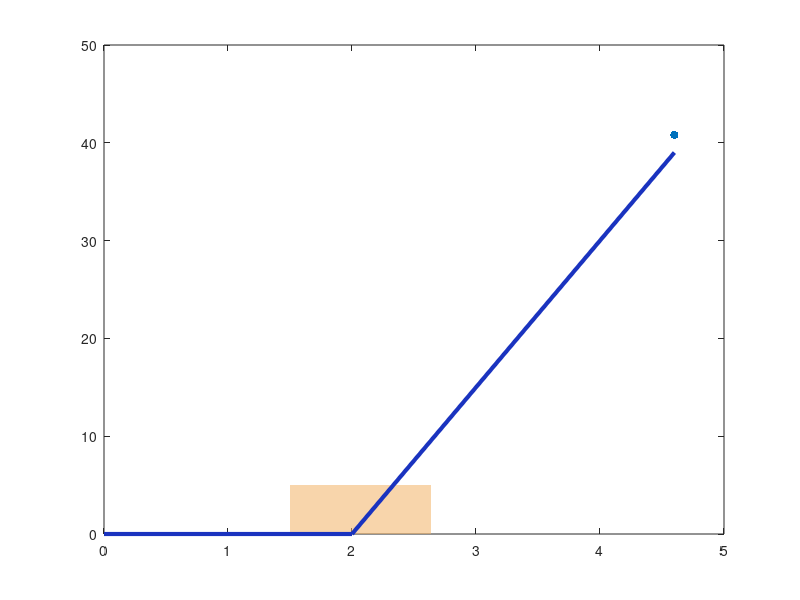

Write the MATLAB code that produced this figure. (Note: this script raises an error after producing the figure.)
%% plot_ATM_Xe_isotope.m
% Reproduces the atmospheric Xe isotope evolution figure
% (analogous to Extended Data Fig. 1 in Avice et al. 2025)
%
% Data source: ATM_Xe_isotope_table.xlsx
% Columns used: age_lower, age_upper (Ga), δXe_air (‰·u⁻¹), ± δXe_air (1σ)
%
% Usage: run this script directly in MATLAB (no toolboxes required)

clear; clc; close all;

%% ── 1. DATA ──────────────────────────────────────────────────────────────
% Each row: [age_lower  age_upper  dXe  dXe_1sigma  group_id]
% group_id maps to colour/marker (see legend below)
% age is plotted as midpoint; horizontal error bar spans [age_lower, age_upper]

% Group IDs
%  1 = Srinivasan (1976)
%  2 = Pujol et al. (2009)
%  3 = Pujol et al. (2013)
%  4 = Pujol et al. (2011)
%  5 = Avice et al. (2017/2018)
%  6 = Holland et al. (2013)   → box (age range × dXe range)
%  7 = Avice et al. (2025)

data = [
%  age_lo  age_hi   dXe    1sigma  grp
   3.390   3.570   21.00   3.00     2;  % Pujol 2009
   3.500   3.500   13.70   0.00     1;  % Srinivasan 1976 (no error)
   2.700   3.500   15.00   5.00     3;  % Pujol 2013
   2.800   3.200   10.00   5.00     4;  % Pujol 2011
   3.250   3.350   12.90   1.20     5;  % Avice 2018 Barberton
   2.700   2.700   13.00   1.20     5;  % Avice 2018 Fortescue
   2.400   2.700    3.80   2.50     5;  % Avice 2018 Quetico
   2.450   2.450    6.60   1.50     5;  % Avice 2018 Vetreny
   2.000   2.600    5.80   1.50     5;  % Avice 2018 Isua
   1.900   2.100    1.80   2.20     5;  % Avice 2018 Carnaiba
   2.030   2.170    2.60   2.10     5;  % Avice 2018 Gaoua
   1.700   1.700    0.32   0.78     5;  % Avice 2018 Caramal
   0.520   0.540    1.50   1.60     5;  % Avice 2018 Avranches
   0.403   0.405    0.10   1.90     5;  % Avice 2018 Rhynie
   % Avice 2025 new data
   1.802   2.428   -0.30   1.20     8;  % 2025-ref16 Ongeluk fm: Ardoin, 2022;
   2.439   2.503   -2.00   0.90     8;  % 2025-ref16 FD1A: Ardoin, 2022
   2.427   2.443    0.70   1.50     8;  % 2025-ref16 FD3A: Ardoin, 2022
   2.600   2.700    3.40   0.50     7;  % 2025-ref15 DM4: Almayrac 2021
   2.600   2.900   11.00   2.10     7;  % 2025-ref15 Z10/6: Almayrac 2021
   3.300   3.300   10.30   0.50     9;  % 2025-ref17 Barberton re-analysis A: Broadley, 2022
   3.300   3.300   11.30   0.65     9;  % 2025-ref17 Barberton re-analysis B: Broadley, 2022
   3.390   3.570   19.10   1.80     10;  % Avice 2025 North Pole reanalysis
];

% initial atmosphere composition
U_Xe = [4.6, 40.8];

% Holland et al. (2013) – fluid inclusions: shown as a shaded rectangle
% age range: ~1.5–2.64 Ga  |  dXe range: 0–5 ‰·u⁻¹  (box as in original)
holland_age  = [1.50, 2.64];   % Ga
holland_dXe  = [0.00, 5.00];   % ‰·u⁻¹

%% ── 2. COLOURS & MARKERS ─────────────────────────────────────────────────
% Matching the original figure palette
clr = [ ...
    0.55  0.10  0.10;   % 1 Srinivasan  – dark red diamond
    0.85  0.15  0.15;   % 2 Pujol 2009  – red circle
    0.55  0.60  0.10;   % 3 Pujol 2013  – olive circle
    0.25  0.75  0.85;   % 4 Pujol 2011  – cyan circle
    0.25  0.80  0.50;   % 5 Avice 2017/2018 – green circle
    0.95  0.70  0.40;   % 6 Holland 2013 – orange (box only)
    0.20  0.40  0.75;   % 7 Almayrac 2021  – blue circle
    0.60  0.30  0.70;   % 8 Ardoin, 2022 – Deep Purple
    0.90  0.40  0.70;   % 9 Broadley, 2022 – Magenta/Pink
    0.40  0.40  0.40;   % 10 Avice 2025 – Dark Grey
];

mkr = {'d','o','o','o','o','s','o','o','o','o'};  % marker shapes

%% ── 3. MODEL LINE ────────────────────────────────────────────────────────
% Linear decrease from 39 ‰·u⁻¹ at 4.0 Ga → 0 at 2.0 Ga, then 0
t_model = [4.6, 2.0, 0.0];
d_model = [39,  0,   0 ];


%% ── 4. PLOT ──────────────────────────────────────────────────────────────
% fig = figure('Color','w','Units','centimeters','Position',[3 3 16 13]);
fig = figure('color','white','Units','centimeters','Position',[2 5 17.8 12]);

ax  = axes('Parent',fig);
hold(ax,'on'); box(ax,'on');


% ── Holland box (behind everything) ──────────────────────────────────────
fill(ax, ...
    [holland_age(1), holland_age(2), holland_age(2), holland_age(1)], ...
    [holland_dXe(1), holland_dXe(1), holland_dXe(2), holland_dXe(2)], ...
    clr(6,:), 'FaceAlpha', 0.55, 'EdgeColor', 'none');

% ── Model line ────────────────────────────────────────────────────────────
hMod = plot(ax, t_model, d_model, '-', ...
    'Color', [0.10 0.20 0.75], 'LineWidth', 3.0);

% ── Initial composition ──
hini = scatter (ax, U_Xe(1),U_Xe(2),'red','filled');


% ── Data points with error bars ───────────────────────────────────────────
hLeg = gobjects(10,1);   % one handle per group for legend

for g = 1:10
    idx = data(:,5) == g;
    if ~any(idx), continue; end
    d_sub = data(idx,:);

    age_mid = 0.5*(d_sub(:,1) + d_sub(:,2));
    age_lo  = age_mid - d_sub(:,1);          % left  error
    age_hi  = d_sub(:,2) - age_mid;          % right error
    dXe     = d_sub(:,3);
    dXe_err = d_sub(:,4);

    % error bars (2σ shown, matching figure style)
    errorbar(ax, age_mid, dXe, 2*dXe_err, 2*dXe_err, age_lo, age_hi, ...
        'LineStyle','none', ...
        'Color', clr(g,:), ...
        'CapSize', 4, 'LineWidth', 1.0);

    % markers
    hLeg(g) = plot(ax, age_mid, dXe, mkr{g}, ...
        'MarkerFaceColor', clr(g,:), ...
        'MarkerEdgeColor', clr(g,:)*0.7, ...
        'MarkerSize', 8);
end

% Holland placeholder handle for legend
hHolland = fill(ax, nan, nan, clr(6,:), 'FaceAlpha', 0.55, 'EdgeColor','none');

%% ── 5. AXES FORMATTING ───────────────────────────────────────────────────
set(ax, ...
    'XDir',  'reverse', ...        % time axis: past on left, present on right
    'XLim',  [0, 4.6], ...
    'YLim',  [-5, 42], ...
    'XTick', 0:1:4, ...
    'YTick', 0:10:40, ...
    'FontName', 'Helvetica', ...
    'FontSize', 11, ...
    'TickDir', 'out', ...
    'LineWidth', 0.8);

xlabel(ax, 'time (Gyr ago)', 'FontSize', 12, 'FontName', 'Helvetica');
ylabel(ax, '\deltaXe_{atm} (per mil AMU^{-1})', 'FontSize', 12, 'FontName', 'Helvetica');

% "present" arrow annotation
% annotation('textarrow', ...
%     ax2fig(ax, 0,  -3.5, 'x'), ...
%     ax2fig(ax, 0,   0,   'y'), ...
%     'String', 'present', ...
%     'FontSize', 9, 'FontName', 'Helvetica', ...
%     'HeadLength', 7, 'HeadWidth', 5, 'LineWidth', 1.2);

%% ── 6. LEGEND ────────────────────────────────────────────────────────────
labels = { ...
    'U-Xe', ...
    'Srinivasan (1976)', ...
    'Pujol et al. (2009)', ...
    'Pujol et al. (2011)', ...
    'Pujol et al. (2013)', ...
    'Holland et al. (2013)', ...
    'Avice et al. (2017/2018)', ...
    'Almayrac et al. (2021)', ... 
    'Ardoin et al. (2022)', ...
    'Broadley et al. (2022)', ...
    'Avice et al. (2025)', ...
    'model atm evolution'};

% Build handle array (replace empty gobjects with NaN placeholders)
h_all = [hini; hLeg(1); hLeg(2); hLeg(4); hLeg(3); hHolland; hLeg(5); hLeg(7);hLeg(8);hLeg(9);hLeg(10); hMod];
valid = isgraphics(h_all);
legend(ax, h_all(valid), labels(valid), ...
    'Location', 'northeast', ...
    'FontSize',  9, ...
    'FontName', 'Helvetica', ...
    'Box', 'on', ...
    'EdgeColor', [0.6 0.6 0.6]);

hold(ax,'off');

% set(gca,'FontUnits','points','FontSize',6,'LabelFontSizeMultiplier',1.0);
box on;

%% ── 7. EXPORT ────────────────────────────────────────────────────────────
print(fig, 'ATM_Xe_isotope_evolution.pdf', '-dpdf', '-r300', '-bestfit');
% print(fig, 'ATM_Xe_isotope_evolution.png', '-dpng', '-r300');
fprintf('Saved: ATM_Xe_isotope_evolution.pdf / .png\n');
